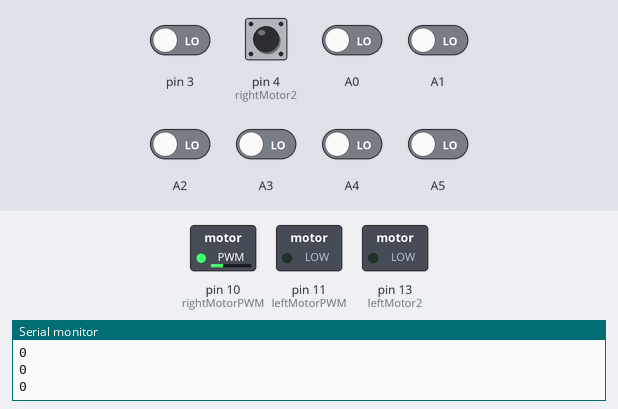
This sketch was run on a simulated Arduino Uno, built with avr-gcc and run on an emulated ATmega328P. Shown: switched loads named in the sketch (green lamp = pin HIGH), the last lines printed to the serial monitor. The inputs (shaded band) are chosen by the test bench; at power-on: pin 4 (rightMotor2) HIGH, A0–5, pin 3 LOW.

Above: at 5.7 s.
5.8 s: A0 driven HIGH
At 6.2 s:
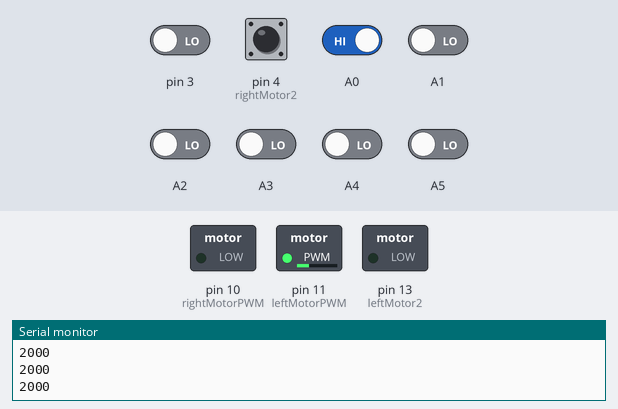
7.3 s: A3 driven HIGH
At 8.5 s:
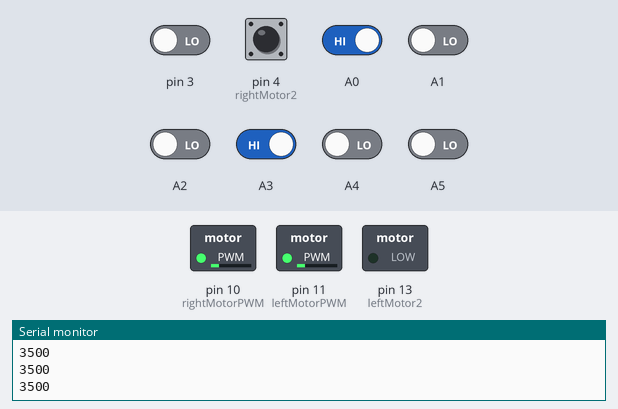
8.8 s: pin 3 driven HIGH
At 9.7 s:
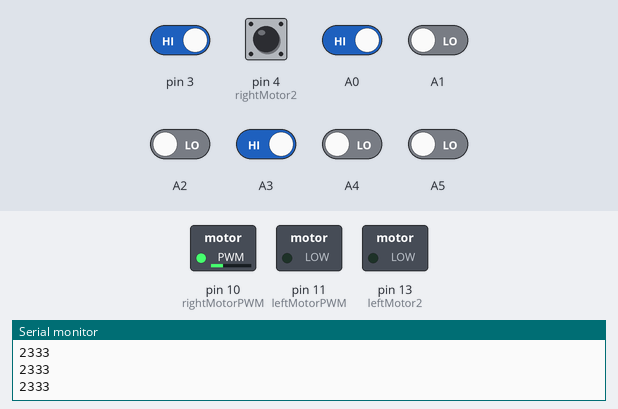
10.3 s: pin 3 driven LOW
At 11.0 s:
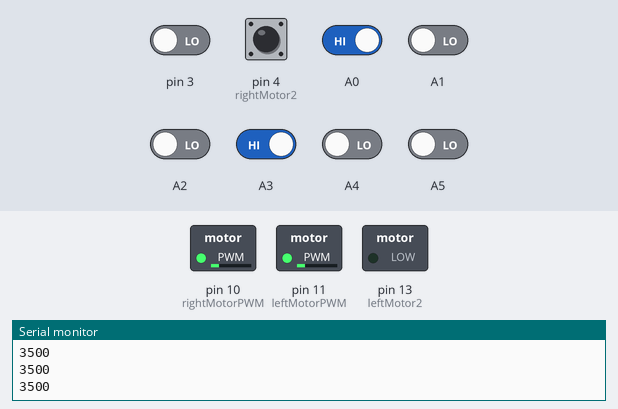
11.8 s: pin 4 (rightMotor2) pulled LOW for 0.15 s
At 12.8 s:
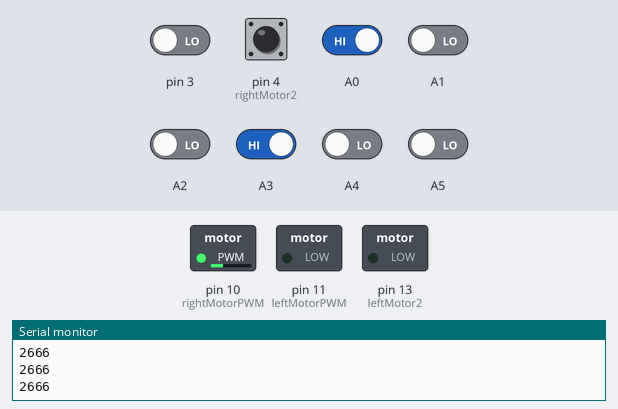
Timing chart, 0 to 14.4 s (numbered marks = the images above; inputs shaded):
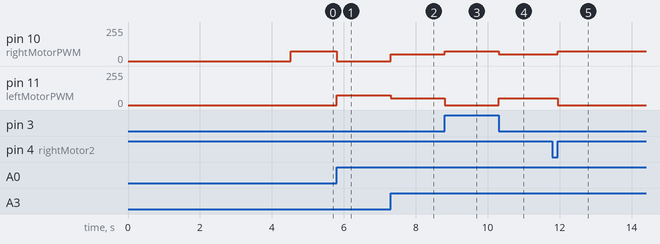

The sketch:

pid_line_follower.ino
```cpp
#include <QTRSensors.h>

 // experiment to determine this, slowly increase the speeds and adjust this value. ( Note: Kp < Kd)
#define rightMaxSpeed 75 // max speed of the robot
#define leftMaxSpeed 75 // max speed of the robot
#define rightBaseSpeed 50 // this is the speed at which the motors should spin when the robot is perfectly on the line
#define leftBaseSpeed 50  // this is the speed at which the motors should spin when the robot is perfectly on the line
#define NUM_SENSORS  8     // number of sensors used
#define TIMEOUT       2500  // waits for 2500 us for sensor outputs to go low
#define EMITTER_PIN   2     // emitter is controlled by digital pin 2

//#define rightMotor1 12
#define rightMotor2 4
#define rightMotorPWM 10
//#define leftMotor1 12
#define leftMotor2 13
#define leftMotorPWM 11
//#define motorPower 8

QTRSensorsRC qtrrc((unsigned char[]) {3, 4, A0, A1, A2, A3, A4, A5} ,NUM_SENSORS, TIMEOUT, EMITTER_PIN); // sensor connected through analog pins A0 - A5 i.e. digital pins 14-19

unsigned int sensorValues[NUM_SENSORS];

void setup()
{
 // pinMode(rightMotor1, OUTPUT);
  pinMode(rightMotor2, OUTPUT);
  pinMode(rightMotorPWM, OUTPUT);
  //pinMode(leftMotor1, OUTPUT);
  pinMode(leftMotor2, OUTPUT);
  pinMode(leftMotorPWM, OUTPUT);
 // pinMode(motorPower, OUTPUT);

  int i;
for (int i = 0; i < 100; i++) // calibrate for sometime by sliding the sensors across the line, or you may use auto-calibration instead

  /* comment this part out for automatic calibration
  if ( i  < 25 || i >= 75 ) // turn to the left and right to expose the sensors to the brightest and darkest readings that may be encountered
     turn_right();
   else
     turn_left(); */
   qtrrc.calibrate();
   delay(20);
wait();
delay(2000); // wait for 2s to position the bot before entering the main loop


    Serial.begin(9600);


  }

int lastError = 0;

void loop()
{
  unsigned int sensors[8];
  int position = qtrrc.readLine(sensors);
  int error = position - 3500;

  double Kp = 50; // experiment to determine this, start by something small that just makes your bot follow the line at a slow speed
  double Ki = 0;
  double Kd = 0;
  double I = I + error;


  int motorSpeed = (Kp * error) + (Ki * I) +  (Kd * (error - lastError));
  lastError = error;

  int rightMotorSpeed = rightBaseSpeed + motorSpeed;
  int leftMotorSpeed = leftBaseSpeed - motorSpeed;

    if (rightMotorSpeed > rightMaxSpeed ) rightMotorSpeed = rightMaxSpeed; // prevent the motor from going beyond max speed
  if (leftMotorSpeed > leftMaxSpeed ) leftMotorSpeed = leftMaxSpeed; // prevent the motor from going beyond max speed
  if (rightMotorSpeed < 0) rightMotorSpeed = 0; // keep the motor speed positive
  if (leftMotorSpeed < 0) leftMotorSpeed = 0; // keep the motor speed positive

   {
  //digitalWrite(motorPower, HIGH); // move forward with appropriate speeds
  //digitalWrite(rightMotor1, HIGH);
  digitalWrite(rightMotor2, HIGH);
  analogWrite(rightMotorPWM, rightMotorSpeed);
 // digitalWrite(motorPower, HIGH);
 // digitalWrite(leftMotor1, HIGH);
  digitalWrite(leftMotor2, LOW);
  analogWrite(leftMotorPWM, leftMotorSpeed);


  Serial.println(position);

}
}

void wait(){
   analogWrite(rightMotorPWM, 0);
   analogWrite(leftMotorPWM, 0);
}
```

Measured:
- after the input at 5.8 s, pin 10 (rightMotorPWM): 75/255 → 0/255 at once; pin 11 (leftMotorPWM): 0/255 → 75/255 at once
- after the input at 7.3 s, pin 10 (rightMotorPWM): 0/255 → 50/255 at once; pin 11 (leftMotorPWM): 75/255 → 50/255 at once
- after the input at 8.8 s, pin 10 (rightMotorPWM): 50/255 → 75/255 at once; pin 11 (leftMotorPWM): 50/255 → 0/255 at once
- after the input at 10.3 s, pin 10 (rightMotorPWM): 75/255 → 50/255 at once; pin 11 (leftMotorPWM): 0/255 → 50/255 at once
- after the input at 11.8 s, pin 10 (rightMotorPWM): 50/255 → 75/255 after 0.15 s; pin 11 (leftMotorPWM): 50/255 → 0/255 after 0.15 s
